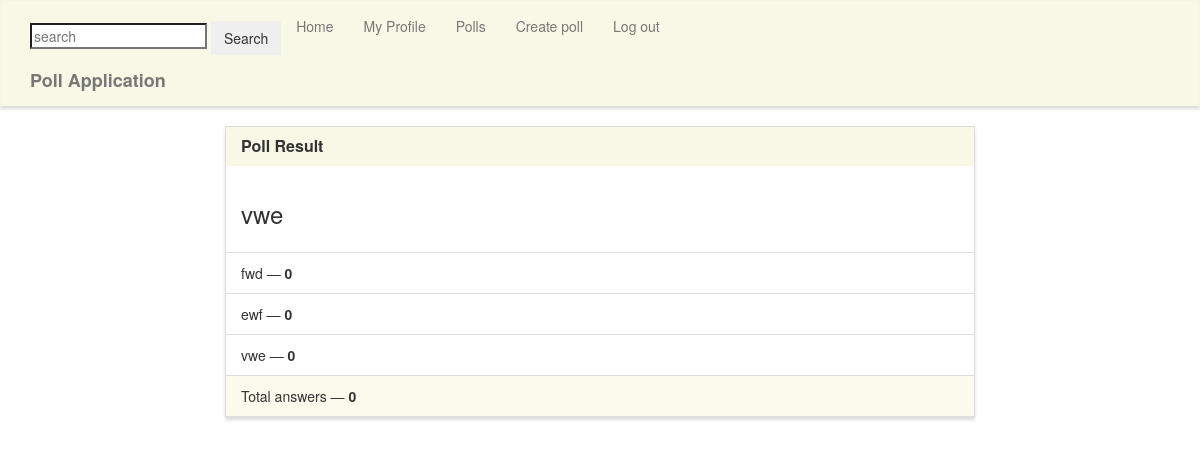
The app's page /results/12/ (signed in) with its own data.
### poll/models.py (models this page shows, shortened)
class Poll(models.Model):
    question = models.TextField()
    option_one = models.CharField(max_length=50)
    option_two = models.CharField(max_length=50)
    option_three = models.CharField(max_length=50, blank=True)
    option_one_count = models.IntegerField(default=0)
    option_two_count = models.IntegerField(default=0)
    option_three_count = models.IntegerField(default=0)
    owner = models.IntegerField('Poll owner',blank=False, default=2)
    pub_date = models.DateTimeField(auto_now_add= True)
    last_edited= models.DateTimeField(auto_now= True)
    def total(self):
        return self.option_one_count + self.option_two_count + self.option_three_count

### poll/views.py (the view)
# urls.py: path('results/<poll_id>/', poll_views.results, name='results'),
@login_required
def results(request, poll_id):
    poll = Poll.objects.get(pk=poll_id)
    context = {
        'poll' : poll
    }
    return render(request, 'poll/results.html', context)

### poll/templates/poll/results.html (shortened to what this page needs)
{% extends "poll/base.html" %}
{% block main %}
<div class="row">
    <div class="col-lg-8 col-lg-offset-2">
        <div class="panel panel-default">
            <div class="panel-heading">
                <h3 class="panel-title">Poll Result</h3>
            </div>
            <div class="panel-body">
                <h3>{{ poll.question }}</h3>
            </div>
            <ul class="list-group">
                <li class="list-group-item">{{ poll.option_one }} &mdash; <strong>{{ poll.option_one_count }}</strong></li>
                <li class="list-group-item">{{ poll.option_two }} &mdash; <strong>{{ poll.option_two_count }}</strong></li>
                <li class="list-group-item">{{ poll.option_three }} &mdash; <strong>{{ poll.option_three_count }}</strong></li>
            </ul>
            <div class="panel-footer">
                Total answers &mdash; <strong>{{ poll.total }}</strong>
            </div>
        </div>
    </div>
</div>
{% endblock %}

### poll/static/style.css (style rules this page uses)
.navbar-default, .btn, .form-control, .panel { border-radius: 0; }
.panel-default > .panel-heading { color: #333; background-color: rgba(245, 245, 220, .7); border-color: rgba(245, 245, 220, .6); border-top-left-radius: 0; border-top-right-radius: 0; }
.panel-footer { background-color: rgba(245, 245, 220, .5); border-color: rgba(245, 245, 220, .4); }
.panel { box-shadow: 0px 3px 3px 0px #ddd; }
a.navbar-brand, .panel-title { font-weight: bolder; }

### records on screen
Poll: question "vwe", option_one "fwd", option_one_count "0", option_two "ewf", option_two_count "0", option_three "vwe", option_three_count "0", total "0"
